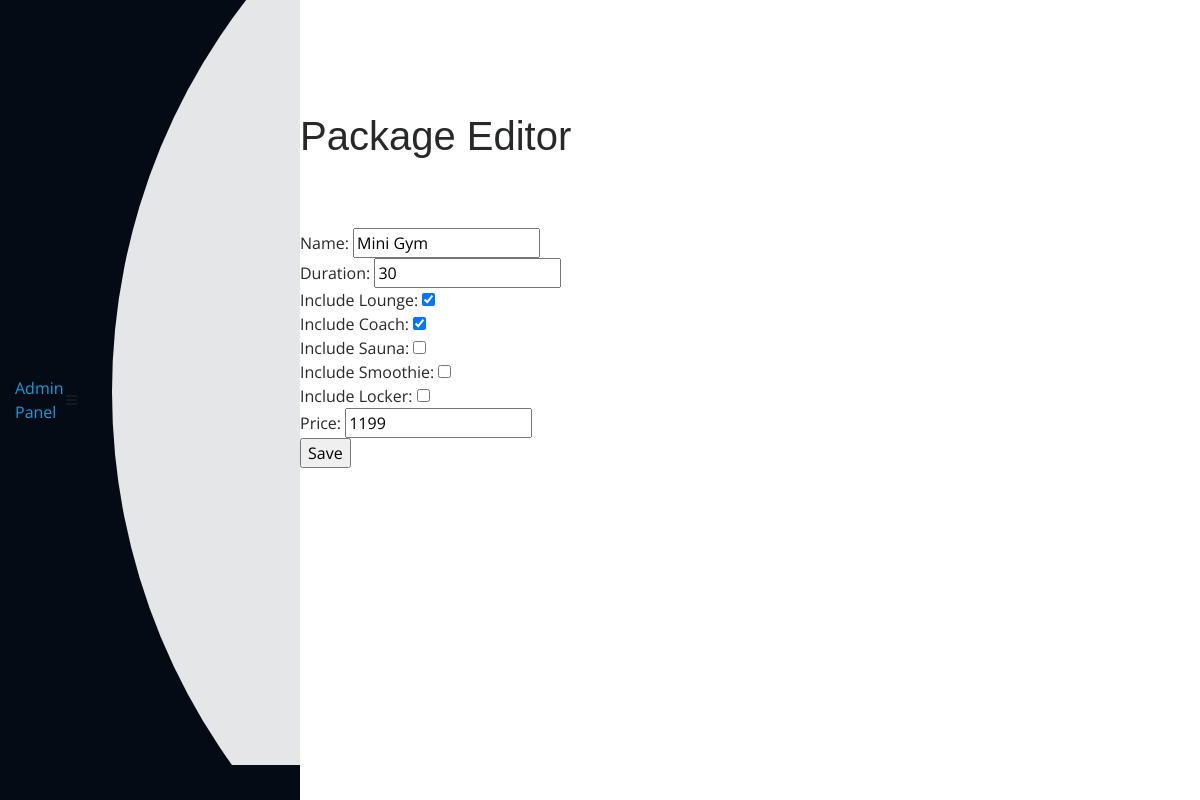
The page /admin/package/modify?id=1 (signed in) on the database its author committed.
### app.py (models this page shows, shortened)
class Package(db.Model):
    pkg_id = db.Column(db.Integer,primary_key=True,autoincrement=True)
    name = db.Column(db.String(20))
    duration = db.Column(db.Integer)
    lounge = db.Column(db.Boolean)
    coach = db.Column(db.Boolean)
    sauna = db.Column(db.Boolean)
    smoothie = db.Column(db.Boolean)
    locker = db.Column(db.Boolean)
    price = db.Column(db.Integer)

### app.py (the view, shortened to what this page needs)
@app.route("/admin/package/modify",methods=["GET","POST"])
def modify_package():
    admin = current_user
    if not isinstance(admin,Admin):
        return redirect(url_for('admin_login'))
    id = request.args.get('id')
    package = Package.query.get(id)
    return render_template("/admin/package_modify.html",admin=admin, package=package)

### app.py (called while the page is built)
@login_manager.user_loader
def load_user(user_id):
    admin = Admin.query.get(user_id)
    if admin is None:
        member = Members.query.get(user_id)
        if member is None:
            trainer = Trainers.query.get(user_id)
            return trainer  # Return the trainer user if found
        return member  # Return the regular member user if found
    return admin  # Return the admin user if found

### templates/admin/package_modify.html
{% extends "/admin/header.html" %}
{% block content %}
<div class="pagetitle">
  <h1>Package Editor</h1>
</div>
<section class="section dashboard">
  <div class="row">
    <div class="col">
      <form method="POST" action="#">
        <div>
          <label for="name">Name:</label>
          <input type="text" id="name" name="name" value="{{ package.name }}">
        </div>
        <div>
          <label for="duration">Duration:</label>
          <input type="number" id="duration" name="duration" value="{{ package.duration }}">
        </div>
        <div>
          <label for="lounge">Include Lounge:</label>
          <input type="checkbox" id="lounge" name="lounge" {% if package.lounge %}checked{% endif %}>
        </div>
        <div>
          <label for="coach">Include Coach:</label>
          <input type="checkbox" id="coach" name="coach" {% if package.coach %}checked{% endif %}>
        </div>
        <div>
          <label for="sauna">Include Sauna:</label>
          <input type="checkbox" id="sauna" name="sauna" {% if package.sauna %}checked{% endif %}>
        </div>
        <div>
          <label for="smoothie">Include Smoothie:</label>
          <input type="checkbox" id="smoothie" name="smoothie" {% if package.smoothie %}checked{% endif %}>
        </div>
        <div>
          <label for="locker">Include Locker:</label>
          <input type="checkbox" id="locker" name="locker" {% if package.locker %}checked{% endif %}>
        </div>
        <div>
          <label for="price">Price:</label>
          <input type="number" id="price" name="price" value="{{ package.price }}">
        </div>
        <div>
          <input type="submit" value="Save">
        </div>
      </form>
    </div>
  </div>
</section>
{% endblock %}

### static/assets/css/style.css (style rules this page uses)
body { font-family: "Open Sans", sans-serif; color: #272829; }
h1, h2, h3, h4, h5, h6 { font-family: "Raleway", sans-serif; }
section { padding: 60px 0; overflow: hidden; }

### rows shown on the page
Package: name "Mini Gym", duration "30", lounge "☑", coach "☑", price "1199"
